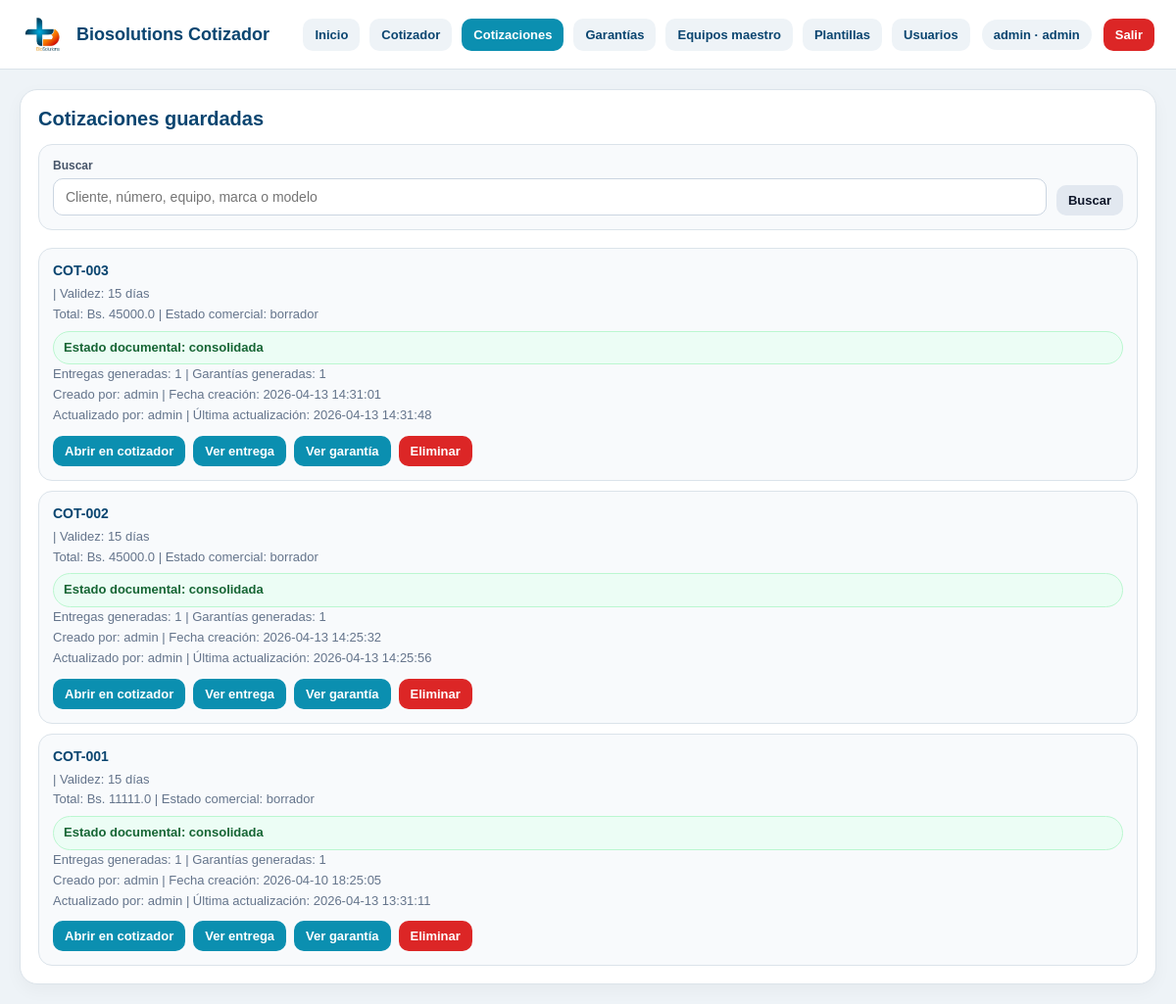
The app's page /cotizaciones (signed in), older data.
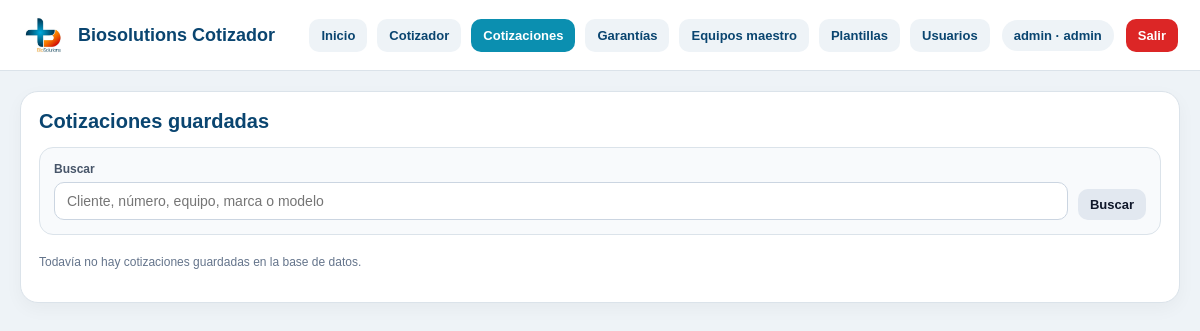
The same page, newer data.
### tables this page shows
CREATE TABLE usuarios (
    id INTEGER PRIMARY KEY AUTOINCREMENT,
    username TEXT NOT NULL UNIQUE,
    password_hash TEXT NOT NULL,
    nombre TEXT,
    rol TEXT NOT NULL DEFAULT 'editor',
    activo INTEGER NOT NULL DEFAULT 1,
    creado_en TEXT NOT NULL DEFAULT CURRENT_TIMESTAMP
);

CREATE TABLE cotizaciones (
    id INTEGER PRIMARY KEY AUTOINCREMENT,
    numero TEXT,
    fecha TEXT,
    cliente TEXT,
    atencion TEXT,
    ciudad TEXT,
    validez TEXT,
    forma_pago TEXT,
    observaciones TEXT,
    moneda TEXT DEFAULT 'BOB',
    total REAL DEFAULT 0,
    estado TEXT DEFAULT 'borrador'
, payload_json TEXT, creado_por_user_id INTEGER, actualizado_por_user_id INTEGER, creado_en TEXT, actualizado_en TEXT, estado_documental TEXT DEFAULT 'borrador');

### app.py (the view)
@app.route("/cotizaciones")
@login_required
def cotizaciones_page():
    conn = get_db_connection()
    ensure_auth_schema(conn)
    q = (request.args.get("q") or "").strip()
    q_like = f"%{q}%"
    base_query = """
        SELECT
            c.*,
            uc.username AS creado_por_username,
            ua.username AS actualizado_por_username,
            (
                SELECT COUNT(1)
                FROM entregas e
                WHERE e.cotizacion_id = c.id
            ) AS entregas_count,
            (
                SELECT e.id
                FROM entregas e
                WHERE e.cotizacion_id = c.id
                ORDER BY e.id DESC
                LIMIT 1
            ) AS ultima_entrega_id,
            (
                SELECT COUNT(1)
                FROM garantias g
                WHERE g.cotizacion_id = c.id
            ) AS garantias_count,
            (
                SELECT g.id
                FROM garantias g
                WHERE g.cotizacion_id = c.id
                ORDER BY g.id DESC
                LIMIT 1
            ) AS ultima_garantia_id
        FROM cotizaciones c
        LEFT JOIN usuarios uc ON uc.id = c.creado_por_user_id
        LEFT JOIN usuarios ua ON ua.id = c.actualizado_por_user_id
    """
    if q:
        cotizaciones = conn.execute(base_query + """
            WHERE
                c.numero LIKE ?
                OR c.cliente LIKE ?
                OR c.ciudad LIKE ?
                OR EXISTS (
                    SELECT 1
                    FROM cotizacion_items ci
                    WHERE ci.cotizacion_id = c.id
                      AND (
                          ci.nombre_editado LIKE ?
                          OR ci.marca_editada LIKE ?
                          OR ci.modelo_editado LIKE ?
                      )
                )
            ORDER BY c.id DESC
        """, (q_like, q_like, q_like, q_like, q_like, q_like)).fetchall()
    else:
        cotizaciones = conn.execute(base_query + """
            ORDER BY c.id DESC
        """).fetchall()
    conn.close()
    return render_template(
        "cotizaciones.html",
        cotizaciones=cotizaciones,
        active_page="cotizaciones",
        search_query=q
    )

### app.py (called while the page is built)
def get_db_connection():
    conn = sqlite3.connect(DB_PATH, timeout=10)
    conn.row_factory = sqlite3.Row
    return conn

def ensure_payload_json_column(conn):
    columns = conn.execute("PRAGMA table_info(cotizaciones)").fetchall()
    column_names = [col["name"] for col in columns]
    if "payload_json" not in column_names:
        conn.execute("ALTER TABLE cotizaciones ADD COLUMN payload_json TEXT")
        conn.commit()

def ensure_users_table(conn):
    conn.execute("""
        CREATE TABLE IF NOT EXISTS usuarios (
            id INTEGER PRIMARY KEY AUTOINCREMENT,
            username TEXT NOT NULL UNIQUE,
            password_hash TEXT NOT NULL,
            nombre TEXT,
            rol TEXT NOT NULL DEFAULT 'editor',
            activo INTEGER NOT NULL DEFAULT 1,
            creado_en TEXT NOT NULL DEFAULT CURRENT_TIMESTAMP
        )
    """)
    conn.commit()

def ensure_cotizacion_documental_column(conn):
    columns = conn.execute("PRAGMA table_info(cotizaciones)").fetchall()
    column_names = [col["name"] for col in columns]
    if "estado_documental" not in column_names:
        conn.execute("ALTER TABLE cotizaciones ADD COLUMN estado_documental TEXT DEFAULT 'borrador'")
        conn.commit()

def ensure_cotizaciones_audit_columns(conn):
    columns = conn.execute("PRAGMA table_info(cotizaciones)").fetchall()
    column_names = [col["name"] for col in columns]
    if "creado_por_user_id" not in column_names:
        conn.execute("ALTER TABLE cotizaciones ADD COLUMN creado_por_user_id INTEGER")
    if "actualizado_por_user_id" not in column_names:
        conn.execute("ALTER TABLE cotizaciones ADD COLUMN actualizado_por_user_id INTEGER")
    if "creado_en" not in column_names:
        conn.execute("ALTER TABLE cotizaciones ADD COLUMN creado_en TEXT")
    if "actualizado_en" not in column_names:
        conn.execute("ALTER TABLE cotizaciones ADD COLUMN actualizado_en TEXT")
    conn.commit()

def ensure_documentos_schema(conn):
    ensure_payload_json_column(conn)
    ensure_cotizaciones_audit_columns(conn)
    ensure_cotizacion_documental_column(conn)
    ensure_entregas_table(conn)
    ensure_garantias_table(conn)

def ensure_auth_schema(conn):
    ensure_users_table(conn)
    ensure_documentos_schema(conn)

def login_required(view_func):
    @wraps(view_func)
    def wrapper(*args, **kwargs):
        if not session.get("user_id"):
            return redirect(url_for("login", next=request.path))
        return view_func(*args, **kwargs)
    return wrapper

### templates/cotizaciones.html (shortened to what this page needs)
{% extends "base.html" %}
{% block content %}
<section class="page-card">
  <h2>Cotizaciones guardadas</h2>
  <form method="get" action="{{ url_for('cotizaciones_page') }}" class="search-bar">
    <div class="field">
      <label for="q">Buscar</label>
      <input
        id="q"
        name="q"
        type="text"
        value="{{ search_query or '' }}"
        placeholder="Cliente, número, equipo, marca o modelo"
      />
    </div>
    <div class="search-actions">
      <button type="submit" class="secondary-btn">Buscar</button>
    </div>
  </form>
  {% if cotizaciones %}
    <div class="lib-list">
      {% for c in cotizaciones %}
        <div class="lib-card">
          <strong>{{ c["numero"] or "Sin número" }}</strong>
          <span>
            {% if c["validez"] %} | Validez: {{ c["validez"] }}{% endif %}
          </span>
          <span>
            Total: Bs. {{ c["total"] or 0 }}
            {% if c["estado"] %} | Estado comercial: {{ c["estado"] }}{% endif %}
          </span>
          <span class="status-chip {% if (c['estado_documental'] or 'borrador') == 'consolidada' %}consolidada{% endif %}">
            Estado documental: {{ c["estado_documental"] or "borrador" }}
          </span>
          <span>
            Entregas generadas: {{ c["entregas_count"] or 0 }}
            | Garantías generadas: {{ c["garantias_count"] or 0 }}
          </span>
          <span>
            Creado por: {{ c["creado_por_username"] or "N/D" }}
            {% if c["creado_en"] %} | Fecha creación: {{ c["creado_en"] }}{% endif %}
          </span>
          <span>
            Actualizado por: {{ c["actualizado_por_username"] or "N/D" }}
            {% if c["actualizado_en"] %} | Última actualización: {{ c["actualizado_en"] }}{% endif %}
          </span>
          <div class="actions">
            <a href="{{ url_for('cotizador') }}?cotizacion_id={{ c['id'] }}">Abrir en cotizador</a>
            {% if current_role in ['admin', 'editor'] and (c["estado_documental"] or "borrador") == "consolidada" %}
              {% if (c["entregas_count"] or 0) == 0 %}
                <form method="post"
                      action="{{ url_for('generar_entrega_desde_cotizacion', cotizacion_id=c['id']) }}"
                      class="inline-form">
                  <button type="submit" class="secondary-btn">Generar acta de entrega</button>
                </form>
              {% else %}
                <a href="{{ url_for('entrega_detail_page', entrega_id=c['ultima_entrega_id']) }}">Ver entrega</a>
              {% endif %}
              {% if (c["garantias_count"] or 0) == 0 %}
                <form method="post"
                      action="{{ url_for('generar_garantia_desde_cotizacion', cotizacion_id=c['id']) }}"
                      class="inline-form">
                  <button type="submit" class="secondary-btn">Generar garantía</button>
                </form>
              {% else %}
                <a href="{{ url_for('garantia_detail_page', garantia_id=c['ultima_garantia_id']) }}">Ver garantía</a>
              {% endif %}
            {% endif %}
            {% if current_role == 'admin' %}
              <form method="post"
                    action="{{ url_for('eliminar_cotizacion', cotizacion_id=c['id']) }}"
                    onsubmit="return confirm('¿Eliminar esta cotización de la base de datos? Esta acción no se puede deshacer.');"
                    style="display:inline;">
                <button type="submit" class="danger-btn">Eliminar</button>
              </form>
            {% endif %}
          </div>
        </div>
      {% endfor %}
    </div>
  {% else %}
    {% if search_query %}
      <p class="empty-search-note">
        No se encontraron cotizaciones para: <strong>{{ search_query }}</strong>
      </p>
    {% else %}
      <p class="tiny-note">Todavía no hay cotizaciones guardadas en la base de datos.</p>
    {% endif %}
  {% endif %}
</section>
{% endblock %}

### templates/base.html (shortened to what this page needs)
<!DOCTYPE html>
<html lang="es">
<head>
  <link rel="stylesheet" href="{{ url_for('static', filename='styles.css') }}?v=7" />
</head>
<body>
  <header class="topbar">
    <div class="topbar-left">
      <img src="{{ url_for('static', filename='logo_biosolutions.png') }}" alt="BioSolutions" class="topbar-logo">
      <div class="topbar-title">Biosolutions Cotizador</div>
    </div>
    <div class="topbar-right">
      <nav class="nav-links">
        <a href="{{ url_for('dashboard') }}" class="{% if active_page == 'inicio' %}active{% endif %}">Inicio</a>
         {% if current_role in ['admin', 'editor', 'visor'] %}
          <a href="{{ url_for('cotizador') }}" class="{% if active_page == 'cotizador' %}active{% endif %}">Cotizador</a>
          <a href="{{ url_for('cotizaciones_page') }}" class="{% if active_page == 'cotizaciones' %}active{% endif %}">Cotizaciones</a>
          <a href="{{ url_for('garantias_page') }}" class="{% if active_page == 'garantias' %}active{% endif %}">Garantías</a>
        {% endif %}
        {% if current_role in ['admin', 'editor', 'visor'] %}
          <a href="{{ url_for('equipos_page') }}" class="{% if active_page == 'equipos' %}active{% endif %}">Equipos maestro</a>
          <a href="{{ url_for('plantillas_page') }}" class="{% if active_page == 'plantillas' %}active{% endif %}">Plantillas</a>
        {% endif %}
        {% if current_role == 'admin' %}
          <a href="{{ url_for('usuarios_page') }}" class="{% if active_page == 'usuarios' %}active{% endif %}">Usuarios</a>
        {% endif %}
      </nav>
      {% if current_user %}
        <div class="user-chip">
          {{ current_user["username"] }} · {{ current_user["rol"] }}
        </div>
        <a href="{{ url_for('logout') }}" class="logout-link">Salir</a>
      {% endif %}
    </div>
  </header>
  <main class="page-shell">
    {% block content %}{% endblock %}
  </main>
</body>
</html>

### static/styles.css (style rules this page uses)
:root { --primary:#0b8fb0; --primary-dark:#0a4570; --accent:#f47c20; --text:#1f2937; --muted:#6b7280; --line:#dbe3ea; --soft:#f7fafc; --panel:#ffffff; --bg:#eef3f7; --danger:#dc2626; }
* { box-sizing:border-box }
body { margin:0; font-family:Arial, Helvetica, sans-serif; background:var(--bg); color:var(--text); }
.field { margin-bottom:10px; }
.field label { display:block; margin-bottom:6px; font-size:12px; color:#475569; font-weight:700; }
.field input, .field textarea { width:100%; padding:10px 11px; border:1px solid #cbd5e1; border-radius:10px; font-size:13px; font-family:inherit; background:#fff; }

### templates/base.html (style rules this page uses)
.topbar { display:flex; justify-content:space-between; align-items:center; gap:16px; padding:14px 22px; background:#fff; border-bottom:1px solid #dbe3ea; position:sticky; top:0; z-index:20; }
.topbar-left { display:flex; align-items:center; gap:14px; }
.topbar-logo { height:42px; width:auto; display:block; }
.topbar-title { font-size:18px; font-weight:800; color:#0a4570; }
.nav-links { display:flex; flex-wrap:wrap; gap:10px; }
.nav-links a { text-decoration:none; padding:9px 12px; border-radius:10px; background:#eef3f7; color:#0a4570; font-weight:700; font-size:13px; }
.nav-links a.active { background:#0b8fb0; color:#fff; }
.topbar-right { display:flex; align-items:center; gap:12px; flex-wrap:wrap; }
.user-chip { display:inline-flex; align-items:center; gap:8px; background:#eef3f7; color:#0a4570; border-radius:999px; padding:8px 12px; font-size:13px; font-weight:700; }
.logout-link { text-decoration:none; background:#dc2626; color:#fff; padding:9px 12px; border-radius:10px; font-size:13px; font-weight:700; }
.page-shell { padding:20px; }

### templates/cotizaciones.html (style rules this page uses)
.page-card { background:#fff; border:1px solid #dbe3ea; border-radius:18px; padding:18px; box-shadow:0 6px 18px rgba(0,0,0,.04); }
.page-card h2 { margin:0 0 14px; color:#0a4570; font-size:20px; }
.secondary-btn { background:#e2e8f0; color:#0f172a; border:none; border-radius:10px; padding:8px 12px; font-size:13px; font-weight:700; cursor:pointer; }
.tiny-note { font-size:12px; color:#64748b; line-height:1.6; }
.search-bar { display:flex; gap:10px; flex-wrap:wrap; align-items:end; margin-bottom:18px; padding:14px; border:1px solid #dbe3ea; border-radius:14px; background:#f8fafc; }
.search-bar .field { flex:1 1 320px; margin:0; }
.search-bar input { width:100%; padding:10px 12px; border:1px solid #cbd5e1; border-radius:10px; font-size:14px; font-family:inherit; box-sizing:border-box; background:#fff; }
.search-actions { display:flex; gap:8px; flex-wrap:wrap; }

Row changes from the older to the newer data that the page shows:
removed cotizaciones: numero "COT-003", validez "15 días", total "45000.0", estado "borrador", estado_documental "consolidada", c "1", username "admin", creado_en "2026-04-13 14:31:01", actualizado_en "2026-04-13 14:31:48"
removed cotizaciones: numero "COT-002", validez "15 días", total "45000.0", estado "borrador", estado_documental "consolidada", c "1", username "admin", creado_en "2026-04-13 14:25:32", actualizado_en "2026-04-13 14:25:56"
removed cotizaciones: numero "COT-001", validez "15 días", total "11111.0", estado "borrador", estado_documental "consolidada", c "1", username "admin", creado_en "2026-04-10 18:25:05", actualizado_en "2026-04-13 13:31:11"
Text that changed along with them:
text now shown: "Todavía no hay cotizaciones guardadas en la base de datos."
